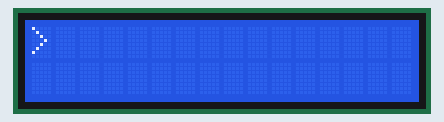
Bench run of a sketch on a simulated Arduino Uno, built with avr-gcc and run on an emulated ATmega328P. Shown: 16×2 character LCD.

Above: at 0.11 s.
At 0.52 s:
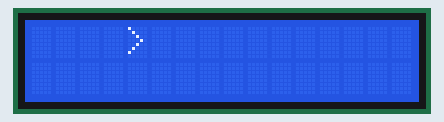
At 0.93 s:
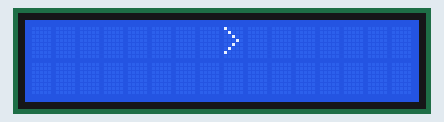
At 1.85 s:
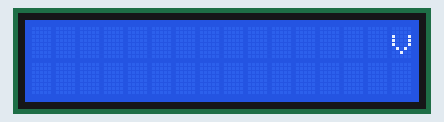
At 2.67 s:
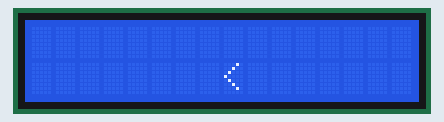
At 3.59 s:
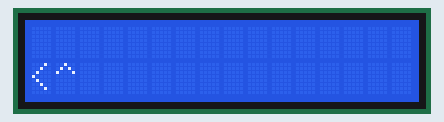

Measured:
- by itself, everything shown: repeats every 3.6 s, in 34 steps

The sketch:

lcd_test.ino
```cpp
#include <LiquidCrystal.h>

LiquidCrystal lcd(2,3,4,5,6,7);

void setup() {
  lcd.begin(16,2);
  lcd.setCursor(0,0);
  lcd.print("Hello");
  lcd.setCursor(0,1);
  lcd.print("World!");
}

void loop() {
  lcd.setCursor(0,0);
  for (int i(0) ;  i < 16 ; ++i)
  {
    lcd.clear();
    lcd.setCursor(i,0);
    lcd.print(">");
    delay(100);
  }

  lcd.print("v");
  delay(100);
  lcd.setCursor(15,0);
  lcd.print("v");
  delay(100);
  for (int i(15) ; i >= 0; --i)
  {
    lcd.clear();
    lcd.setCursor(i,1);
    lcd.print("<");
    delay(100);
  }

  lcd.print("^");
  delay(100);
}
```
